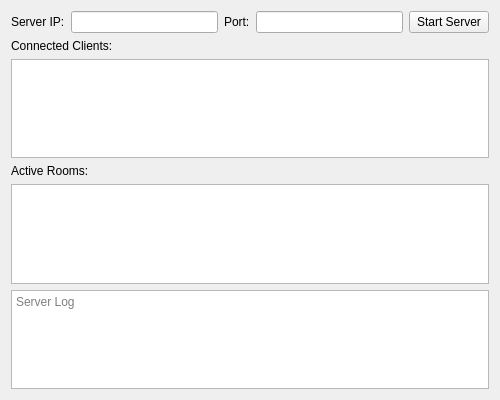
<?xml version="1.0" encoding="UTF-8"?>
<ui version="4.0">
 <class>serverManager</class>
 <widget class="QWidget" name="serverManager">
  <property name="geometry">
   <rect>
    <x>0</x>
    <y>0</y>
    <width>500</width>
    <height>400</height>
   </rect>
  </property>
  <property name="windowTitle">
   <string>Chat Server Manager</string>
  </property>
  <layout class="QVBoxLayout" name="verticalLayout">
   <item>
    <layout class="QHBoxLayout" name="horizontalLayout">
     <item>
      <widget class="QLabel" name="label">
       <property name="text">
        <string>Server IP:</string>
       </property>
      </widget>
     </item>
     <item>
      <widget class="QLineEdit" name="ipEdit"/>
     </item>
     <item>
      <widget class="QLabel" name="label_2">
       <property name="text">
        <string>Port:</string>
       </property>
      </widget>
     </item>
     <item>
      <widget class="QLineEdit" name="portEdit"/>
     </item>
     <item>
      <widget class="QPushButton" name="pushButton">
       <property name="text">
        <string>Start Server</string>
       </property>
      </widget>
     </item>
    </layout>
   </item>
   <item>
    <widget class="QLabel" name="label_3">
     <property name="text">
      <string>Connected Clients:</string>
     </property>
    </widget>
   </item>
   <item>
    <widget class="QListWidget" name="clientListWidget"/>
   </item>
   <item>
    <widget class="QLabel" name="label_4">
     <property name="text">
      <string>Active Rooms:</string>
     </property>
    </widget>
   </item>
   <item>
    <widget class="QListWidget" name="roomListWidget"/>
   </item>
   <item>
    <widget class="QPlainTextEdit" name="logTextEdit">
     <property name="readOnly">
      <bool>true</bool>
     </property>
     <property name="placeholderText">
      <string>Server Log</string>
     </property>
    </widget>
   </item>
  </layout>
 </widget>
 <resources/>
 <connections/>
</ui>
